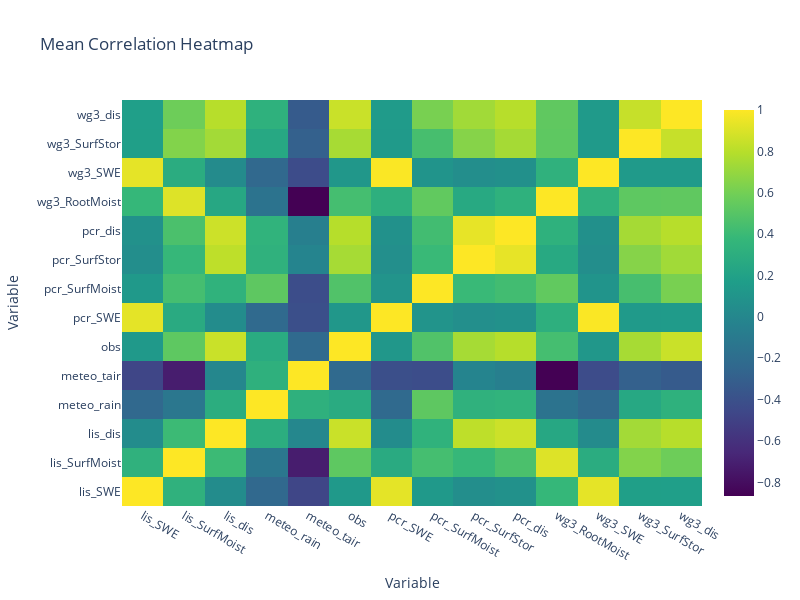

Notebook source saved alongside this figure:
### Code cell
# Create heatmap figure
fig = go.Figure(data=go.Heatmap(
    z=grouped_correlation.values,
    x=grouped_correlation.columns,
    y=grouped_correlation.index,
    colorscale='Viridis'))

# Update layout
fig.update_layout(
    title='Mean Correlation Heatmap',
    xaxis=dict(title='Variable'),
    yaxis=dict(title='Variable'),
    width=800,
    height=600)

# Display the heatmap
fig.show()

### Figure 1 — Plotly figure (JSON) as saved in the notebook; plotly's stock layout.template omitted (floating-point values rounded to 4 significant figures; data arrays with more than 128 entries replaced by an {"elided": "..."} marker saying what was removed)
{"data": [{"colorscale": [[0, "#440154"], [0.1111, "#482878"], [0.2222, "#3e4989"], [0.3333, "#31688e"], [0.4444, "#26828e"], [0.5556, "#1f9e89"], [0.6667, "#35b779"], [0.7778, "#6ece58"], [0.8889, "#b5de2b"], [1, "#fde725"]], "type": "heatmap", "x": ["lis_SWE", "lis_SurfMoist", "lis_dis", "meteo_rain", "meteo_tair", "obs", "pcr_SWE", "pcr_SurfMoist", "pcr_SurfStor", "pcr_dis", "wg3_RootMoist", "wg3_SWE", "wg3_SurfStor", "wg3_dis"], "y": ["lis_SWE", "lis_SurfMoist", "lis_dis", "meteo_rain", "meteo_tair", "obs", "pcr_SWE", "pcr_SurfMoist", "pcr_SurfStor", "pcr_dis", "wg3_RootMoist", "wg3_SWE", "wg3_SurfStor", "wg3_dis"], "z": {"elided": "14x14 float values"}}], "layout": {"height": 600, "title": {"text": "Mean Correlation Heatmap"}, "width": 800, "xaxis": {"autorange": true, "range": [-0.5, 13.5], "title": {"text": "Variable"}, "type": "category"}, "yaxis": {"autorange": true, "range": [-0.5, 13.5], "title": {"text": "Variable"}, "type": "category"}}}
